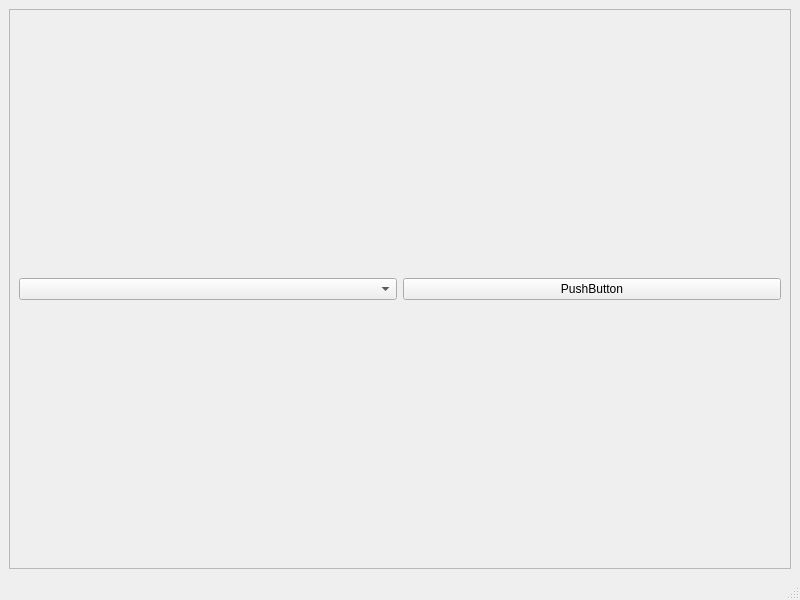
<?xml version="1.0" encoding="UTF-8"?>
<ui version="4.0">
 <class>MainWindow</class>
 <widget class="QMainWindow" name="MainWindow">
  <property name="geometry">
   <rect>
    <x>0</x>
    <y>0</y>
    <width>800</width>
    <height>600</height>
   </rect>
  </property>
  <property name="windowTitle">
   <string>MainWindow</string>
  </property>
  <widget class="QWidget" name="centralwidget">
   <layout class="QVBoxLayout" name="verticalLayout">
    <item>
     <widget class="QFrame" name="frame">
      <property name="frameShape">
       <enum>QFrame::StyledPanel</enum>
      </property>
      <property name="frameShadow">
       <enum>QFrame::Raised</enum>
      </property>
      <layout class="QHBoxLayout" name="horizontalLayout">
       <item>
        <widget class="QComboBox" name="comboBox"/>
       </item>
       <item>
        <widget class="QPushButton" name="pushButton">
         <property name="text">
          <string>PushButton</string>
         </property>
        </widget>
       </item>
      </layout>
     </widget>
    </item>
   </layout>
  </widget>
  <widget class="QMenuBar" name="menubar">
   <property name="geometry">
    <rect>
     <x>0</x>
     <y>0</y>
     <width>800</width>
     <height>26</height>
    </rect>
   </property>
  </widget>
  <widget class="QStatusBar" name="statusbar"/>
 </widget>
 <resources/>
 <connections/>
</ui>
